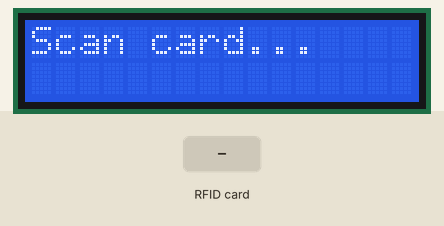
Recording of a sketch running on a simulated Arduino Uno, built with avr-gcc and run on an emulated ATmega328P. Shown: 16×2 character LCD. The inputs (shaded band) are chosen by the test bench. What the sketch prints to the serial monitor is not drawn.

Above: at 1.3 s.
1.4 s: RFID card 5E 7A 19 C4 held to the reader
At 1.8 s:
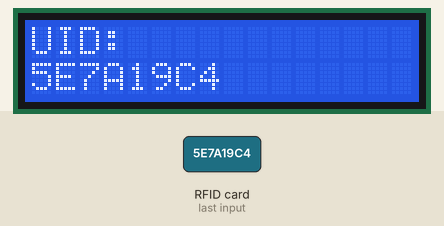
Timing chart, 0 to 4.4 s (numbered marks = the images above; inputs shaded):
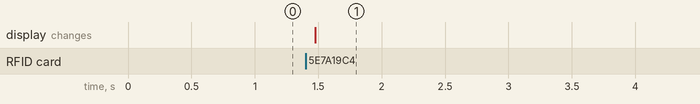

Measured:
- after the input at 1.4 s, the display: changes after 0.08 s (image 1)

The sketch:

rfid_master.ino
```cpp
#include <SPI.h>
#include <MFRC522.h>
#include <LiquidCrystal.h>

#define RST_PIN   9
#define SS_PIN    10

MFRC522 rfid(SS_PIN, RST_PIN);
LiquidCrystal lcd(2, 3, 4, 5, 6, 7);

void setup() {
  Serial.begin(115200);
  SPI.begin();
  rfid.PCD_Init();
  lcd.begin(16, 2);
  lcd.clear();
  lcd.print("Scan card...");
}

void loop() {
  if ( ! rfid.PICC_IsNewCardPresent() || ! rfid.PICC_ReadCardSerial() ) {
    delay(50);
    return;
  }
  lcd.clear();
  lcd.setCursor(0, 0);
  lcd.print("UID: ");
  lcd.setCursor(0, 1);
  String uid = "";
  for (byte i = 0; i < rfid.uid.size; i++) {
    uid.concat(String(rfid.uid.uidByte[i] < 0x10 ? "0" : ""));
    uid.concat(String(rfid.uid.uidByte[i], HEX));
    lcd.print(rfid.uid.uidByte[i] < 0x10 ? "0" : "");
    lcd.print(rfid.uid.uidByte[i], HEX);
  }
  char* uidStr = uid.c_str();
  String nuid = "";
  for (int i = 0; i < strlen(uidStr); i++) {
    nuid += (char) toupper(uidStr[i]);
    if (i != 0 && (i-1) % 2 == 0 && i!=(strlen(uidStr)-1)) nuid += " ";
  }
  Serial.write(nuid.c_str());
  Serial.write('\n');
  rfid.PICC_HaltA();
  if ( ! rfid.PICC_IsNewCardPresent() || ! rfid.PICC_ReadCardSerial() ) {
    return;
  }
}
```
